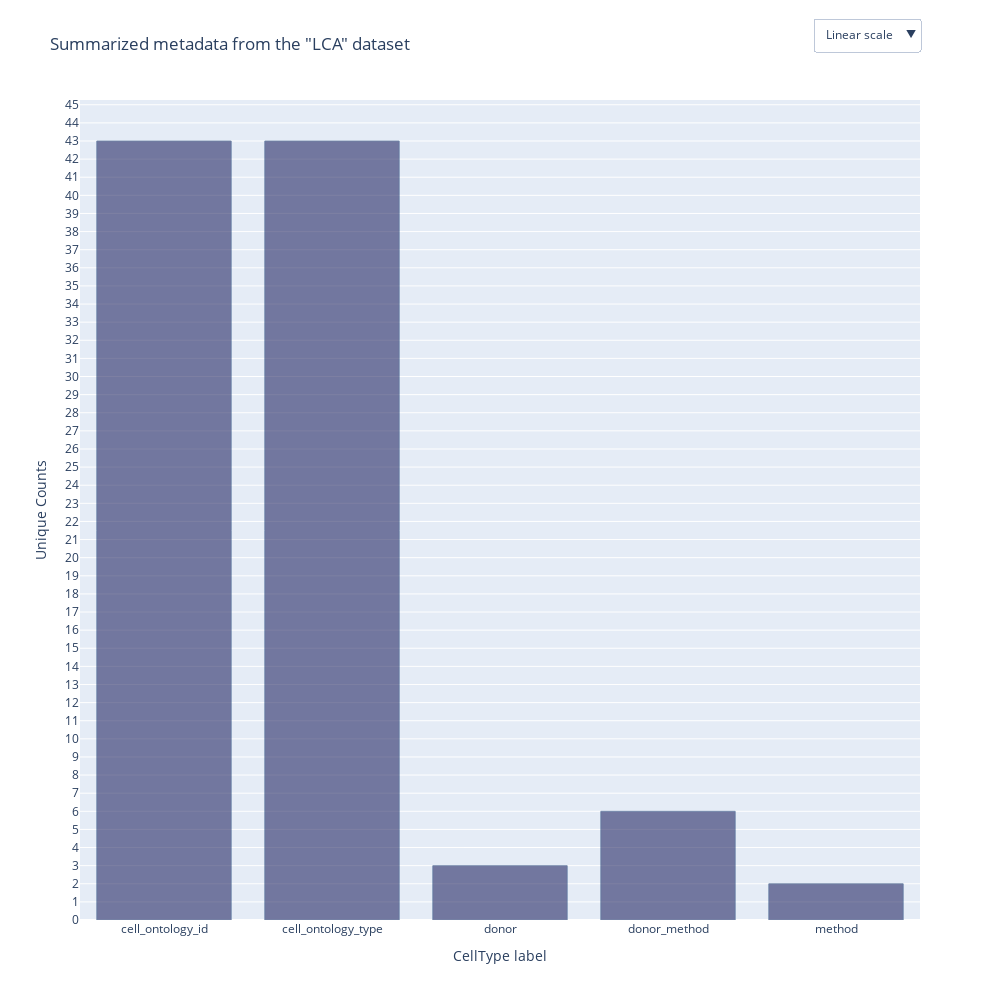

This figure's notebook cell:
### Markdown cell above
# Quick overview of dataset we choose

### Code cell
import plotly.graph_objects as go, plotly.express as px
import scanpy as sc, pandas as pd, numpy as np



def get_unq_vals_as_str(x, verbose=False):
    res = '<br>'
    try:
        allvals = sorted(list(set(x)))
        if verbose:  print(allvals)
        res += '<br>'.join([str(v) for v in allvals])
    except Exception as e:
        if verbose:  print(f'Error: {e}')
        res += '## Error parsing values ##'
    return res


def create_summary_obs(adata, max_unique=50, verbose=False):
    """Create a summary dataframe containing all unique sorted values along with counts for the `obs` dataframe in the AnnData object.

    Args:
        adata (AnnData): Input AnnData object containing an `obs` dataframe that we can summarize and view.
        max_unique (int, optional): Threshold upto which we show all values on the interactive plot. Defaults to 50.
        verbose (bool, optional): Flag to indicate logging in verbose mode. Defaults to False.

    Returns:
        pd.DataFrame: Summarized `obs` dataframe.
    """
    if verbose:  print(f'Getting unique values per columns in the obs-dataframe.')
    unique_vals_per_col_df = pd.DataFrame(adata.obs.nunique()).reset_index()
    unique_vals_per_col_df.columns = ['colname','nunique']

    if verbose:  print(f'Filtering out columns that have more than {max_unique} values.')
    cols_to_view_in_detail = unique_vals_per_col_df.loc[unique_vals_per_col_df['nunique'] < max_unique , 'colname'].tolist()

    if verbose:  print(f'Pulling all values for columns that have less than {max_unique} values.')
    details_subset_df = pd.DataFrame(adata.obs.loc[:, cols_to_view_in_detail].apply( get_unq_vals_as_str ).T).reset_index()
    details_subset_df.columns = ['colname', 'unique']

    if verbose:  print(f'Creating the final merged dataframe containing all unique sorted values along with counts.')
    summary_obs_df = pd.merge(left=unique_vals_per_col_df, right=details_subset_df, how='left', on='colname')

    return summary_obs_df



def plot_obs_barchart(adata, max_unique=50, dataset_name='Dummy', verbose=False):
    """Create a summary dataframe and plot a barchart to show general distribution of metadata available in the AnnData object.

    Args:
        adata (AnnData): Input AnnData object containing an `obs` dataframe that we can summarize and view.
        max_unique (int, optional): Threshold upto which we show all values on the interactive plot. Defaults to 50.
        dataset_name (str, optional): Textual name for the input AnnData dataset. Defaults to 'Dummy'.
        verbose (bool, optional): Flag to indicate logging in verbose mode. Defaults to False.

    Returns:
        plotly.Figure: A figure that we can plot later using `fig.show()`
    """
    summary_obs_df = create_summary_obs(adata, max_unique=max_unique, verbose=verbose)
    fig = go.Figure([
        go.Bar(
            x=summary_obs_df['colname'], 
            y=summary_obs_df['nunique'], 
            name='Counts for all metadata within AnnData.Obs',
            marker_color='rgb(39, 43, 102)', 
            marker_line_color='rgb(8,48,107)',
            hovertext=summary_obs_df['unique'].fillna('## Too many values ##'),
            hovertemplate=\
                    'Column: %{x}' + \
                        '<br>Unique-%{y}' + \
                            '<br>%{hovertext}',
            marker_line_width=.8,
            opacity=0.6
        )
    ])

    fig.update_layout(
        yaxis={'title':'Unique Counts'},
        xaxis={'title':'CellType label', 'categoryorder':'category ascending'}, 
        title=f'Summarized metadata from the "{dataset_name}" dataset',
        width=1000,
        height=1000,
        updatemenus=[
                dict(
                    buttons=list([
                        dict(
                            args=[{'yaxis.type': 'linear'}],
                            label='Linear scale',
                            method='relayout'
                        ),
                        dict(
                            args=[{'yaxis.type': 'log'}],
                            label='Log Scale',
                            method='relayout'
                        )
                    ]),
                    direction='down',
                    showactive=True,
                    x=1.,
                    y=1.1
                )
            ]
        )

    fig.update_yaxes(tick0=0, dtick=1)
    if verbose:  fig.show()
    return fig



def plot_obs_treemap(adata, max_unique=50, dataset_name='Dummy', verbose=False):
    """Create a summary dataframe and plot a treemap to show general distribution of metadata available in the AnnData object.

    Args:
        adata (AnnData): Input AnnData object containing an `obs` dataframe that we can summarize and view.
        max_unique (int, optional): Threshold upto which we show all values on the interactive plot. Defaults to 50.
        dataset_name (str, optional): Textual name for the input AnnData dataset. Defaults to 'Dummy'.
        verbose (bool, optional): Flag to indicate logging in verbose mode. Defaults to False.

    Returns:
        plotly.Figure: A figure that we can plot later using `fig.show()`
    """
    summary_obs_df = create_summary_obs(adata, max_unique=max_unique, verbose=verbose)
    summary_obs_df.loc[:, 'nunique_log'] = np.log(summary_obs_df.loc[:, 'nunique'])
    
    
    fig = px.treemap(
        summary_obs_df, 
        path=['colname'], 
        values='nunique',
        color='colname',
        hover_data={'nunique': True, 'unique' : True},
        hover_name='colname'
    )
    fig.update_layout(
        margin = dict(t=50, l=25, r=25, b=25),
        yaxis={'title':'Unique Counts'},
        xaxis={'title':'CellType label', 'categoryorder':'category ascending'}, 
        title=f'Summarized metadata from the "{dataset_name}" dataset',
        width=800,
        height=800
    )

    fig.update_traces(marker={'colorscale':'viridis'})
    if verbose:  fig.show()
    return fig




ANNDATA_FOLDER = 'datasets'
QUERY_DATASET_NAME = 'LCA'
ABS_FILE_PATH = f'{ANNDATA_FOLDER}/{QUERY_DATASET_NAME}/{QUERY_DATASET_NAME}.h5ad'

# "LCA.h5ad" file contains existing annotations using a human-in-the-loop strategy by the authors 
query_adata = sc.read_h5ad(ABS_FILE_PATH)

fig = plot_obs_barchart(query_adata, max_unique=30, dataset_name=QUERY_DATASET_NAME)
fig.show()

### Figure 1 — Plotly figure (JSON) as saved in the notebook; plotly's stock layout.template omitted (floating-point values rounded to 4 significant figures)
{"data": [{"hovertemplate": "Column: %{x}<br>Unique-%{y}<br>%{hovertext}", "hovertext": ["<br>10X<br>smartseq2", "<br>1<br>2<br>3", "## Too many values ##", "<br>1_10X<br>1_smartseq2<br>2_10X<br>2_smartseq2<br>3_10X<br>3_smartseq2", "## Too many values ##"], "marker": {"color": "rgb(39, 43, 102)", "line": {"color": "rgb(8,48,107)", "width": 0.8}}, "name": "Counts for all metadata within AnnData.Obs", "opacity": 0.6, "type": "bar", "x": ["method", "donor", "cell_ontology_type", "donor_method", "cell_ontology_id"], "y": [2, 3, 43, 6, 43]}], "layout": {"height": 1000, "title": {"text": "Summarized metadata from the \"LCA\" dataset"}, "updatemenus": [{"buttons": [{"args": [{"yaxis.type": "linear"}], "label": "Linear scale", "method": "relayout"}, {"args": [{"yaxis.type": "log"}], "label": "Log Scale", "method": "relayout"}], "direction": "down", "showactive": true, "x": 1, "y": 1.1}], "width": 1000, "xaxis": {"categoryorder": "category ascending", "title": {"text": "CellType label"}}, "yaxis": {"dtick": 1, "tick0": 0, "title": {"text": "Unique Counts"}}}}
